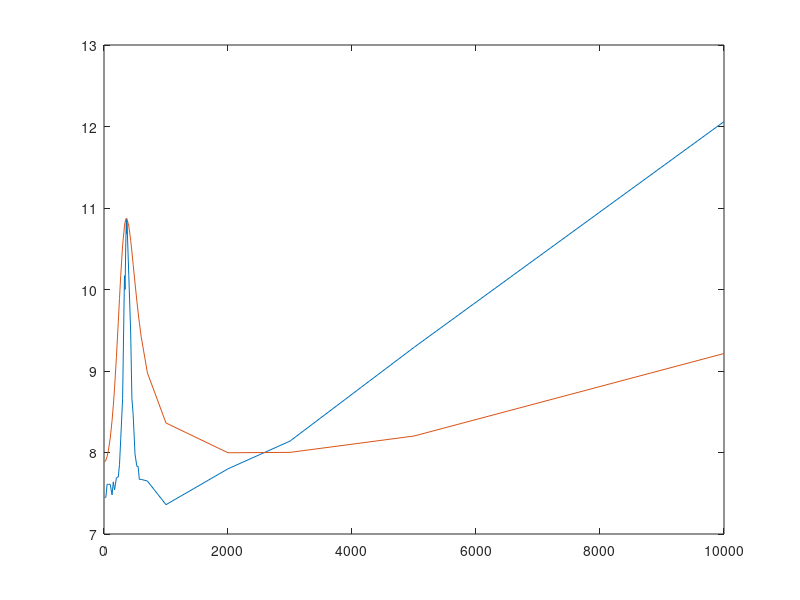

MATLAB code to generate this figure:
% Anthony Rosenblum
% EELE 203
% 5/21/2018
% Lab 3c

f = [10, 30, 50, 70, 100, 130, 150, 170, 200, 230, 250, 270, 300,330,340,350,355,360,365,370,400,430,450,470,500,530,550,570,600,700,1000,2000,3000,5000,10000];

z = [7.45,7.45,7.61,7.61,7.61,7.48,7.64,7.54,7.69,7.7,7.85,8.17,8.66,10.17,10,10.51,10.69,10.87,10.68,10.85,10.17,9.48,8.66,8.47,7.98,7.83,7.83,7.67,7.67,7.65,7.36,7.8,8.14,9.29,12.06];

plot(f,z)

hold;


l = 0.0083;
c = 0.000904;

i = sqrt(-1);

alpha = (f*l*i).^-1;
bravo = (c*f*i);

charlie = alpha + bravo + (2.989)^-1;
delta = (charlie).^-1 + 7.88 + (0.000488 * f * i);

foxtrot = abs(delta);

plot(f,foxtrot)
